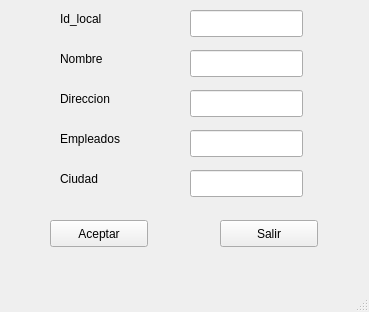
<?xml version="1.0" encoding="UTF-8"?>
<ui version="4.0">
 <class>Local</class>
 <widget class="QMainWindow" name="Local">
  <property name="geometry">
   <rect>
    <x>0</x>
    <y>0</y>
    <width>369</width>
    <height>312</height>
   </rect>
  </property>
  <property name="minimumSize">
   <size>
    <width>369</width>
    <height>312</height>
   </size>
  </property>
  <property name="maximumSize">
   <size>
    <width>369</width>
    <height>312</height>
   </size>
  </property>
  <property name="windowTitle">
   <string>MainWindow</string>
  </property>
  <widget class="QWidget" name="centralwidget">
   <widget class="QLineEdit" name="lineNombre">
    <property name="geometry">
     <rect>
      <x>190</x>
      <y>50</y>
      <width>113</width>
      <height>27</height>
     </rect>
    </property>
   </widget>
   <widget class="QLineEdit" name="lineDireccion">
    <property name="geometry">
     <rect>
      <x>190</x>
      <y>90</y>
      <width>113</width>
      <height>27</height>
     </rect>
    </property>
   </widget>
   <widget class="QLabel" name="nombre_label">
    <property name="geometry">
     <rect>
      <x>60</x>
      <y>50</y>
      <width>66</width>
      <height>17</height>
     </rect>
    </property>
    <property name="text">
     <string>Nombre</string>
    </property>
   </widget>
   <widget class="QLabel" name="direccion_label">
    <property name="geometry">
     <rect>
      <x>60</x>
      <y>90</y>
      <width>66</width>
      <height>17</height>
     </rect>
    </property>
    <property name="text">
     <string>Direccion</string>
    </property>
   </widget>
   <widget class="QLineEdit" name="lineCiudad">
    <property name="geometry">
     <rect>
      <x>190</x>
      <y>170</y>
      <width>113</width>
      <height>27</height>
     </rect>
    </property>
   </widget>
   <widget class="QPushButton" name="pushAceptar">
    <property name="geometry">
     <rect>
      <x>50</x>
      <y>220</y>
      <width>98</width>
      <height>27</height>
     </rect>
    </property>
    <property name="text">
     <string>Aceptar</string>
    </property>
   </widget>
   <widget class="QPushButton" name="pushSalir">
    <property name="geometry">
     <rect>
      <x>220</x>
      <y>220</y>
      <width>98</width>
      <height>27</height>
     </rect>
    </property>
    <property name="text">
     <string>Salir</string>
    </property>
   </widget>
   <widget class="QLabel" name="ciudad_label">
    <property name="geometry">
     <rect>
      <x>60</x>
      <y>170</y>
      <width>66</width>
      <height>17</height>
     </rect>
    </property>
    <property name="text">
     <string>Ciudad</string>
    </property>
   </widget>
   <widget class="QLabel" name="empleados_label">
    <property name="geometry">
     <rect>
      <x>60</x>
      <y>130</y>
      <width>81</width>
      <height>17</height>
     </rect>
    </property>
    <property name="text">
     <string>Empleados</string>
    </property>
   </widget>
   <widget class="QLineEdit" name="lineEmpleados">
    <property name="geometry">
     <rect>
      <x>190</x>
      <y>130</y>
      <width>113</width>
      <height>27</height>
     </rect>
    </property>
   </widget>
   <widget class="QLabel" name="id_label">
    <property name="geometry">
     <rect>
      <x>60</x>
      <y>10</y>
      <width>66</width>
      <height>17</height>
     </rect>
    </property>
    <property name="text">
     <string>Id_local</string>
    </property>
   </widget>
   <widget class="QLineEdit" name="id_local">
    <property name="geometry">
     <rect>
      <x>190</x>
      <y>10</y>
      <width>113</width>
      <height>27</height>
     </rect>
    </property>
   </widget>
  </widget>
  <widget class="QMenuBar" name="menubar">
   <property name="geometry">
    <rect>
     <x>0</x>
     <y>0</y>
     <width>369</width>
     <height>25</height>
    </rect>
   </property>
  </widget>
  <widget class="QStatusBar" name="statusbar"/>
 </widget>
 <resources/>
 <connections/>
</ui>
